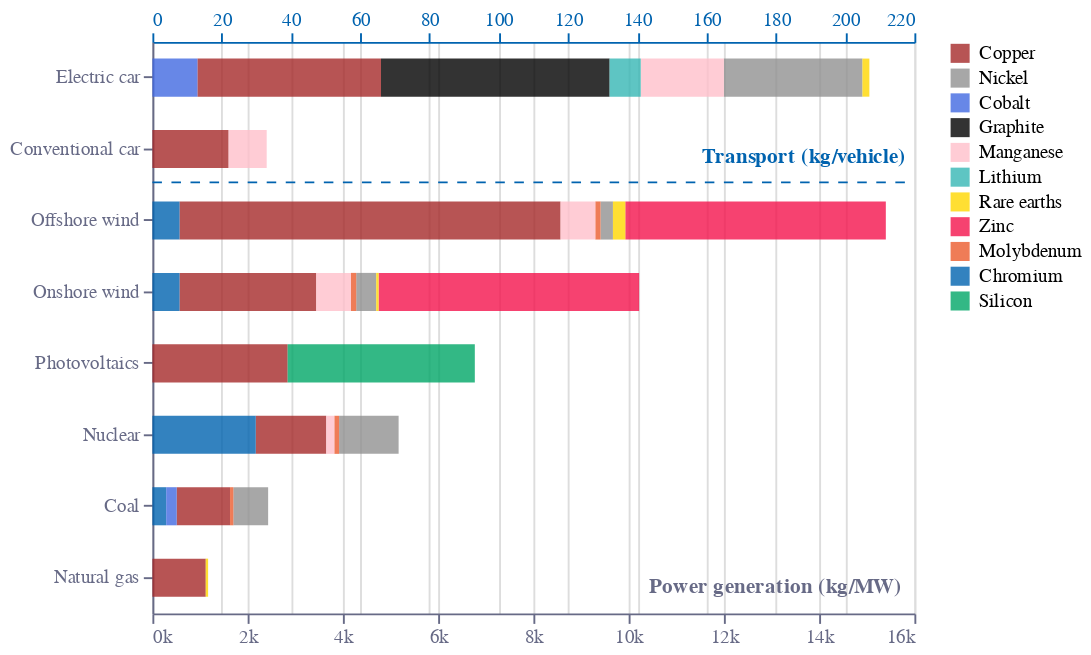

Notebook code cell kept with this figure:
### Code cell
base = alt.Chart(f2).mark_bar(color=colors["eco-turquiose"],size=20,opacity=0.8).encode(
     x=alt.X(
        "value:Q",
        sort=[],
        axis=alt.Axis(
            grid=True,
            titleAlign="right",
            titleAnchor="end",
            title="Power generation (kg/MW)",
            titleY=-20,
            titleX=393,
            labelColor=colors["eco-gray"],
            titleColor=colors["eco-gray"],
            tickColor=colors["eco-gray"],
            domainColor=colors["eco-gray"],
            tickCount=10,
            format='s'
        ),
    ),
    y=alt.Y(
        "industry:N",
        sort=[],
        axis=alt.Axis(
            grid=False,
            titleX=395,
            titleY=65,
            titleBaseline="bottom",
            titleAngle=0,
            titleAlign="right",
            title='Transport (kg/vehicle)',
            labelColor=colors["eco-gray"],
            titleColor=colors["eco-mid-blue"],
            tickColor=colors["eco-gray"],
            domainColor=colors["eco-gray"],
        ),
    ),
    color=alt.Color('metal:N',sort=[],legend=alt.Legend(title=''),scale=alt.Scale(range=['brown','#929292','royalBlue','black',
                                        'pink',colors['eco-turquiose'],'gold',colors['eco-dot'],colors['eco-orange'],colors['eco-mid-blue'],
                                                                                        colors['eco-green']])),
    # order='metal:N'
)
bars1=base.encode(
     x=alt.X(
        "value:Q",
        sort=[],
        axis=alt.Axis(
            orient='top',
            title='',
            labelColor=colors['eco-mid-blue'],
            tickColor=colors["eco-mid-blue"],
            domainColor=colors["eco-mid-blue"],
        ),
    )).transform_filter("datum.cat=='A'")
bars2=base.transform_filter("datum.cat=='B'")
r = (
    alt.Chart(pd.DataFrame([{"value": 0, "industry": 'Offshore wind'},
                            {"value": 16000, "industry": 'Offshore wind'}, 
                           ]))
    .mark_line(strokeWidth=1, strokeDash=[5, 5], color=colors["eco-mid-blue"],yOffset=-20)
    .encode(x=alt.X("value:Q", sort=[]), y=alt.Y("industry:N",sort=[]))
)
layer1 = (
    ((bars1+(bars2+r))
     .resolve_scale(x='independent')
     .properties(height=300, width=400))
    .configure_view(stroke=None)
    .properties(title="")
)
layer1.save("visualisation/" + f + ".json")
layer1.save("visualisation/" + f + ".png")
open("README.md", "a").write(readme)
layer1

### Figure 1 — Vega-Lite specification as saved in the notebook (floating-point values rounded to 4 significant figures)
{"config": {"view": {"continuousWidth": 400, "continuousHeight": 300, "stroke": null}}, "layer": [{"data": {"name": "data-ecaafe5b8231131566704cc5d59bd470"}, "mark": {"type": "bar", "color": "#36B7B4", "opacity": 0.8, "size": 20}, "encoding": {"color": {"field": "metal", "legend": {"title": ""}, "scale": {"range": ["brown", "#929292", "royalBlue", "black", "pink", "#36B7B4", "gold", "#F4134D", "#EB5C2E", "#0063AF", "#00A767"]}, "sort": [], "type": "nominal"}, "x": {"axis": {"domainColor": "#0063AF", "labelColor": "#0063AF", "orient": "top", "tickColor": "#0063AF", "title": ""}, "field": "value", "sort": [], "type": "quantitative"}, "y": {"axis": {"domainColor": "#676A86", "grid": false, "labelColor": "#676A86", "tickColor": "#676A86", "title": "Transport (kg/vehicle)", "titleAlign": "right", "titleAngle": 0, "titleBaseline": "bottom", "titleColor": "#0063AF", "titleX": 395, "titleY": 65}, "field": "industry", "sort": [], "type": "nominal"}}, "transform": [{"filter": "datum.cat=='A'"}]}, {"layer": [{"data": {"name": "data-ecaafe5b8231131566704cc5d59bd470"}, "mark": {"type": "bar", "color": "#36B7B4", "opacity": 0.8, "size": 20}, "encoding": {"color": {"field": "metal", "legend": {"title": ""}, "scale": {"range": ["brown", "#929292", "royalBlue", "black", "pink", "#36B7B4", "gold", "#F4134D", "#EB5C2E", "#0063AF", "#00A767"]}, "sort": [], "type": "nominal"}, "x": {"axis": {"domainColor": "#676A86", "format": "s", "grid": true, "labelColor": "#676A86", "tickColor": "#676A86", "tickCount": 10, "title": "Power generation (kg/MW)", "titleAlign": "right", "titleAnchor": "end", "titleColor": "#676A86", "titleX": 393, "titleY": -20}, "field": "value", "sort": [], "type": "quantitative"}, "y": {"axis": {"domainColor": "#676A86", "grid": false, "labelColor": "#676A86", "tickColor": "#676A86", "title": "Transport (kg/vehicle)", "titleAlign": "right", "titleAngle": 0, "titleBaseline": "bottom", "titleColor": "#0063AF", "titleX": 395, "titleY": 65}, "field": "industry", "sort": [], "type": "nominal"}}, "transform": [{"filter": "datum.cat=='B'"}]}, {"data": {"name": "data-b21859cb53ee892de21fb9cabab00a01"}, "mark": {"type": "line", "color": "#0063AF", "strokeDash": [5, 5], "strokeWidth": 1, "yOffset": -20}, "encoding": {"x": {"field": "value", "sort": [], "type": "quantitative"}, "y": {"field": "industry", "sort": [], "type": "nominal"}}}]}], "height": 300, "resolve": {"scale": {"x": "independent"}}, "title": "", "width": 400, "$schema": "https://vega.github.io/schema/vega-lite/v4.17.0.json", "datasets": {"data-ecaafe5b8231131566704cc5d59bd470": [{"cat": "A", "industry": "Electric car", "metal": "Copper", "value": 53.0}, {"cat": "A", "industry": "Electric car", "metal": "Nickel", "value": 40.0}, {"cat": "A", "industry": "Electric car", "metal": "Cobalt", "value": 13.0}, {"cat": "A", "industry": "Electric car", "metal": "Graphite", "value": 66.0}, {"cat": "A", "industry": "Electric car", "metal": "Manganese", "value": 24.0}, {"cat": "A", "industry": "Electric car", "metal": "Lithium", "value": 9.0}, {"cat": "A", "industry": "Electric car", "metal": "Rare earths", "value": 2.0}, {"cat": "A", "industry": "Conventional car", "metal": "Copper", "value": 22.0}, {"cat": "A", "industry": "Conventional car", "metal": "Manganese", "value": 11.0}, {"cat": "B", "industry": "Offshore wind", "metal": "Copper", "value": 8000.0}, {"cat": "B", "industry": "Offshore wind", "metal": "Nickel", "value": 260.0}, {"cat": "B", "industry": "Offshore wind", "metal": "Zinc", "value": 5470.0}, {"cat": "B", "industry": "Offshore wind", "metal": "Molybdenum", "value": 110.0}, {"cat": "B", "industry": "Offshore wind", "metal": "Chromium", "value": 570.0}, {"cat": "B", "industry": "Offshore wind", "metal": "Manganese", "value": 730.0}, {"cat": "B", "industry": "Offshore wind", "metal": "Rare earths", "value": 260.0}, {"cat": "B", "industry": "Onshore wind", "metal": "Copper", "value": 2870.0}, {"cat": "B", "industry": "Onshore wind", "metal": "Nickel", "value": 420.0}, {"cat": "B", "industry": "Onshore wind", "metal": "Zinc", "value": 5470.0}, {"cat": "B", "industry": "Onshore wind", "metal": "Molybdenum", "value": 110.0}, {"cat": "B", "industry": "Onshore wind", "metal": "Chromium", "value": 570.0}, {"cat": "B", "industry": "Onshore wind", "metal": "Manganese", "value": 730.0}, {"cat": "B", "industry": "Onshore wind", "metal": "Rare earths", "value": 50.0}, {"cat": "B", "industry": "Photovoltaics", "metal": "Copper", "value": 2840.0}, {"cat": "B", "industry": "Photovoltaics", "metal": "Silicon", "value": 3930.0}, {"cat": "B", "industry": "Nuclear", "metal": "Copper", "value": 1480.0}, {"cat": "B", "industry": "Nuclear", "metal": "Nickel", "value": 1250.0}, {"cat": "B", "industry": "Nuclear", "metal": "Molybdenum", "value": 100.0}, {"cat": "B", "industry": "Nuclear", "metal": "Chromium", "value": 2170.0}, {"cat": "B", "industry": "Nuclear", "metal": "Manganese", "value": 170.0}, {"cat": "B", "industry": "Coal", "metal": "Copper", "value": 1120.0}, {"cat": "B", "industry": "Coal", "metal": "Nickel", "value": 730.0}, {"cat": "B", "industry": "Coal", "metal": "Molybdenum", "value": 70.0}, {"cat": "B", "industry": "Coal", "metal": "Chromium", "value": 290.0}, {"cat": "B", "industry": "Coal", "metal": "Cobalt", "value": 220.0}, {"cat": "B", "industry": "Natural gas", "metal": "Copper", "value": 1120.0}, {"cat": "B", "industry": "Natural gas", "metal": "Rare earths", "value": 50.0}], "data-b21859cb53ee892de21fb9cabab00a01": [{"value": 0, "industry": "Offshore wind"}, {"value": 16000, "industry": "Offshore wind"}]}}
